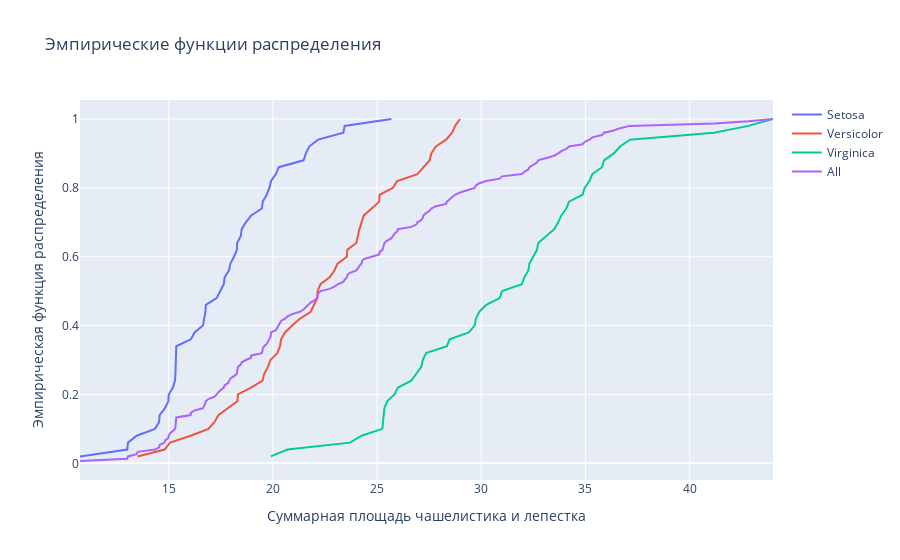

Notebook code for this chart:
### Markdown cell above
### ECDF

### Code cell
fig: go.Figure = go.Figure()
fig.update_layout(
    xaxis_title="Суммарная площадь чашелистика и лепестка",
    yaxis_title="Эмпирическая функция распределения",
    title="Эмпирические функции распределения"
)

area_iris_setosa_sepal_petal_sum: pd.Series = area_iris_setosa_sepal.add(area_iris_setosa_petal)
area_iris_versicolor_sepal_petal_sum: pd.Series = area_iris_versicolor_sepal.add(area_iris_versicolor_petal)
area_iris_virginica_sepal_petal_sum: pd.Series = area_iris_virginica_sepal.add(area_iris_virginica_petal)
area_all_flowers_sepal_petal_sum: pd.Series = area_all_flowers_sepal.add(area_all_flowers_petal)

def make_ecdf(data_flowers: pd.Series) -> sts._survival.EmpiricalDistributionFunction:
    """
    Создает эмпирическую функцию распределения.
    
    Args:
        data_flowers: Series с данными
        
    Returns:
        Объект эмпирической функции распределения
    """
    return sts.ecdf(data_flowers).cdf

ecdf_setosa: sts._survival.EmpiricalDistributionFunction = make_ecdf(area_iris_setosa_sepal_petal_sum)
ecdf_versicolor: sts._survival.EmpiricalDistributionFunction = make_ecdf(area_iris_versicolor_sepal_petal_sum)
ecdf_virginica: sts._survival.EmpiricalDistributionFunction = make_ecdf(area_iris_virginica_sepal_petal_sum)
ecdf_all: sts._survival.EmpiricalDistributionFunction = make_ecdf(area_all_flowers_sepal_petal_sum)


def make_fig(fig: go.Figure, data_flowers_ecdf: sts._survival.EmpiricalDistributionFunction, name_legend: str) -> None:
    """
    Добавляет линию ECDF на график.
    
    Args:
        fig: Объект графика Plotly
        data_flowers_ecdf: Эмпирическая функция распределения
        name_legend: Название для легенды
    """
    fig.add_trace(
        go.Scatter(
            x=data_flowers_ecdf.quantiles,
            y=data_flowers_ecdf.probabilities,
            mode="lines",
            name=name_legend)
    )

make_fig(fig, ecdf_setosa, "Setosa")
make_fig(fig, ecdf_versicolor, "Versicolor")
make_fig(fig, ecdf_virginica, "Virginica")
make_fig(fig, ecdf_all, "All")

fig.show()

### Figure 1 — Plotly figure (JSON) as saved in the notebook; plotly's stock layout.template omitted (floating-point values rounded to 4 significant figures; data arrays with more than 128 entries replaced by an {"elided": "..."} marker saying what was removed)
{"data": [{"mode": "lines", "name": "Setosa", "type": "scatter", "x": [10.74, 13.01, 13.04, 13.46, 14.34, 14.54, 14.56, 14.82, 14.98, 15.0, 15.2, 15.3, 15.32, 15.34, 15.36, 16.06, 16.24, 16.64, 16.7, 16.76, 16.78, 17.3, 17.64, 17.68, 17.89, 17.96, 18.13, 18.27, 18.28, 18.46, 18.5, 18.7, 18.96, 19.47, 19.51, 19.7, 19.83, 19.91, 20.14, 20.28, 21.47, 21.58, 21.74, 22.17, 23.38, 23.44, 25.68], "y": [0.02, 0.04, 0.06, 0.08, 0.1, 0.12, 0.14, 0.16, 0.18, 0.2, 0.22, 0.24, 0.26, 0.32, 0.34, 0.36, 0.38, 0.4, 0.42, 0.44, 0.46, 0.48, 0.52, 0.54, 0.56, 0.58, 0.6, 0.62, 0.64, 0.66, 0.68, 0.7, 0.72, 0.74, 0.76, 0.78, 0.8, 0.82, 0.84, 0.86, 0.88, 0.9, 0.92, 0.94, 0.96, 0.98, 1.0]}, {"mode": "lines", "name": "Versicolor", "type": "scatter", "x": [13.5, 14.8, 15.06, 16.05, 16.9, 17.2, 17.38, 17.85, 18.29, 18.32, 18.95, 19.5, 19.58, 19.76, 19.88, 20.21, 20.34, 20.39, 20.58, 20.92, 21.29, 21.81, 21.99, 22.13, 22.14, 22.28, 22.72, 22.95, 23.1, 23.55, 23.57, 24.0, 24.15, 24.27, 24.36, 24.74, 25.1, 25.12, 25.76, 25.96, 26.93, 27.23, 27.52, 27.6, 27.82, 28.31, 28.6, 28.74, 28.98], "y": [0.02, 0.04, 0.06, 0.08, 0.1, 0.12, 0.14, 0.16, 0.18, 0.2, 0.22, 0.24, 0.26, 0.28, 0.3, 0.32, 0.34, 0.36, 0.38, 0.4, 0.42, 0.44, 0.46, 0.48, 0.5, 0.52, 0.54, 0.56, 0.58, 0.6, 0.62, 0.64, 0.68, 0.7, 0.72, 0.74, 0.76, 0.78, 0.8, 0.82, 0.84, 0.86, 0.88, 0.9, 0.92, 0.94, 0.96, 0.98, 1.0]}, {"mode": "lines", "name": "Virginica", "type": "scatter", "x": [19.9, 20.7, 23.7, 24.25, 25.25, 25.29, 25.35, 25.48, 25.83, 26.0, 26.64, 26.88, 27.12, 27.19, 27.35, 28.35, 28.48, 29.4, 29.68, 29.74, 29.9, 30.24, 30.88, 31.0, 31.95, 32.06, 32.26, 32.31, 32.51, 32.67, 32.73, 33.12, 33.5, 33.69, 33.84, 34.08, 34.21, 34.86, 34.96, 35.19, 35.33, 35.79, 35.89, 36.36, 36.66, 37.13, 41.17, 42.82, 44.0], "y": [0.02, 0.04, 0.06, 0.08, 0.1, 0.12, 0.16, 0.18, 0.2, 0.22, 0.24, 0.26, 0.28, 0.3, 0.32, 0.34, 0.36, 0.38, 0.4, 0.42, 0.44, 0.46, 0.48, 0.5, 0.52, 0.54, 0.56, 0.58, 0.6, 0.62, 0.64, 0.66, 0.68, 0.7, 0.72, 0.74, 0.76, 0.78, 0.8, 0.82, 0.84, 0.86, 0.88, 0.9, 0.92, 0.94, 0.96, 0.98, 1.0]}, {"mode": "lines", "name": "All", "type": "scatter", "x": {"elided": "145 float values"}, "y": {"elided": "145 float values"}}], "layout": {"title": {"text": "Эмпирические функции распределения"}, "xaxis": {"title": {"text": "Суммарная площадь чашелистика и лепестка"}}, "yaxis": {"title": {"text": "Эмпирическая функция распределения"}}}}
